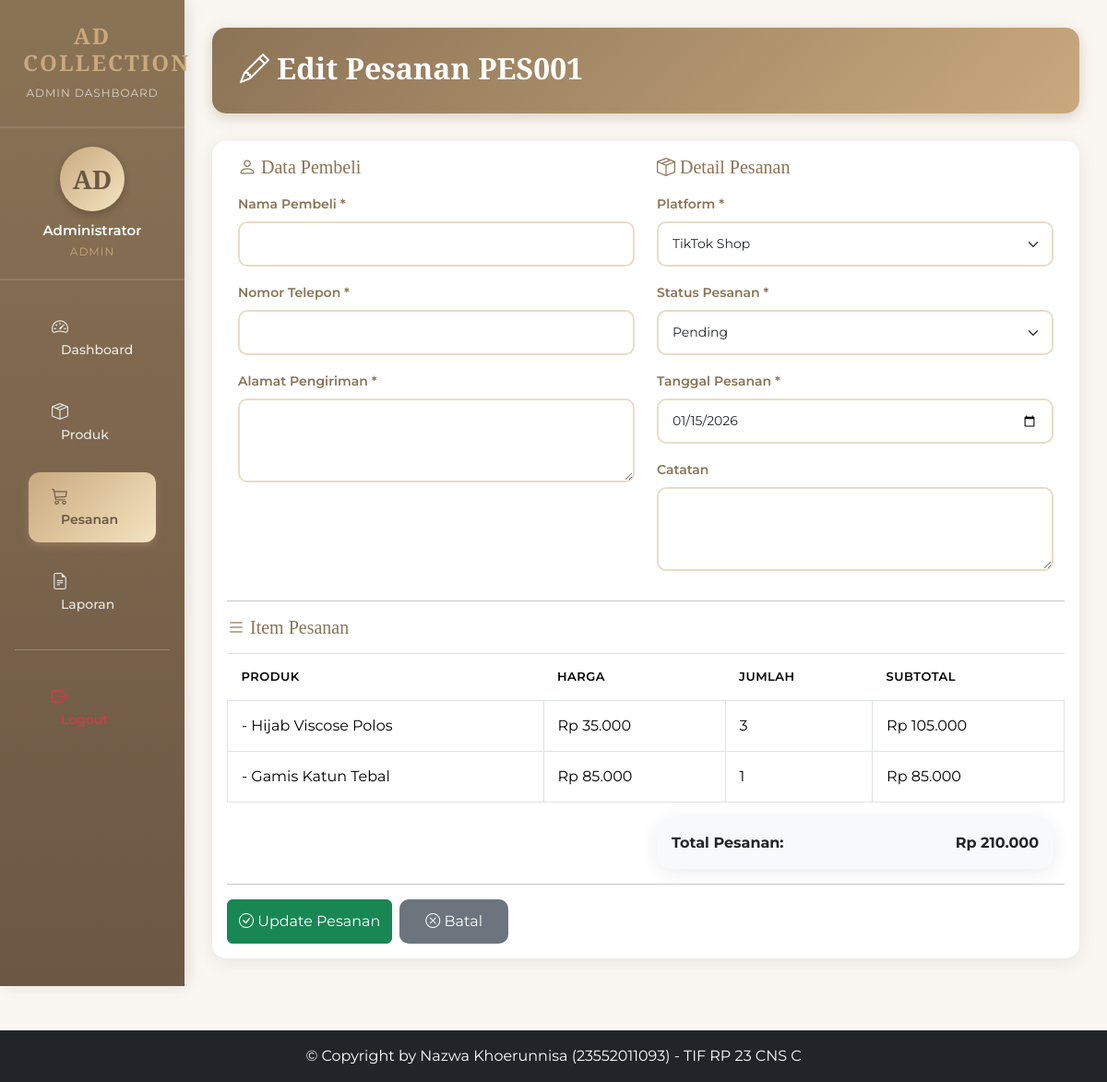
/orders/edit.php?id=1 (signed in), run on an earlier commit of the app's database.
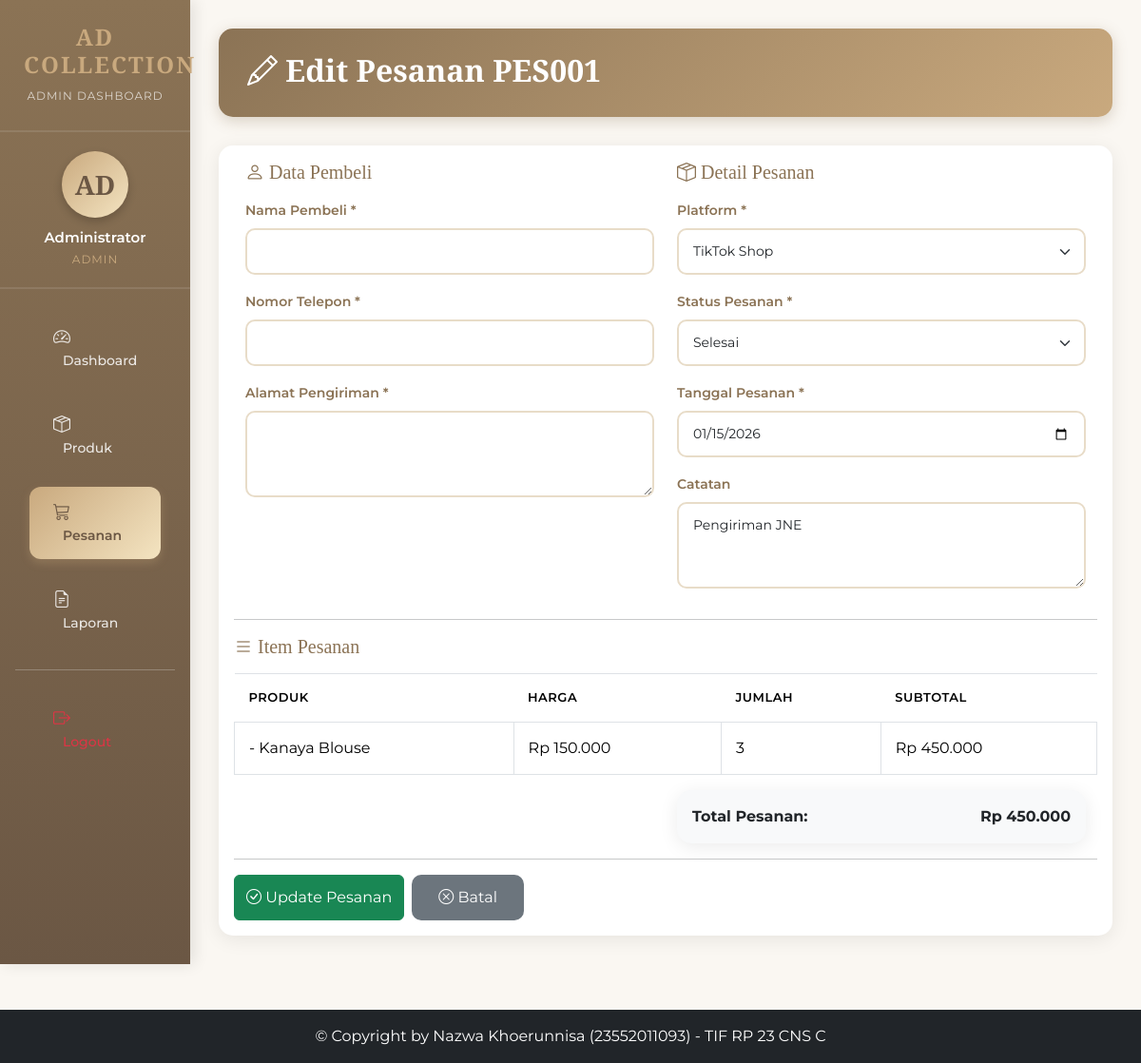
And on a later commit of the database.
### tables this page shows
CREATE TABLE IF NOT EXISTS orders (
    id INT PRIMARY KEY AUTO_INCREMENT,
    nomor_pesanan VARCHAR(50) UNIQUE NOT NULL,
    user_id INT,
    nama_pembeli VARCHAR(100) NOT NULL,
    email_pembeli VARCHAR(100),
    nomor_telepon VARCHAR(15),
    alamat_pengiriman TEXT,
    platform ENUM('tiktok', 'shopee', 'manual') DEFAULT 'manual',
    status ENUM('pending', 'proses', 'dikirim', 'selesai', 'batal') DEFAULT 'pending',
    total DECIMAL(12, 2) NOT NULL,
    tanggal DATE NOT NULL,
    catatan TEXT,
    created_at TIMESTAMP DEFAULT CURRENT_TIMESTAMP,
    updated_at TIMESTAMP DEFAULT CURRENT_TIMESTAMP ON UPDATE CURRENT_TIMESTAMP,
    FOREIGN KEY (user_id) REFERENCES users(id) ON DELETE SET NULL
);

CREATE TABLE IF NOT EXISTS order_items (
    id INT PRIMARY KEY AUTO_INCREMENT,
    order_id INT NOT NULL,
    product_id INT NOT NULL,
    jumlah INT NOT NULL,
    harga_satuan DECIMAL(10, 2) NOT NULL,
    subtotal DECIMAL(12, 2) NOT NULL,
    FOREIGN KEY (order_id) REFERENCES orders(id) ON DELETE CASCADE,
    FOREIGN KEY (product_id) REFERENCES products(id) ON DELETE CASCADE
);

CREATE TABLE IF NOT EXISTS products (
    id INT PRIMARY KEY AUTO_INCREMENT,
    nama_produk VARCHAR(100) NOT NULL,
    sku VARCHAR(50) UNIQUE NOT NULL,
    kategori VARCHAR(50) NOT NULL,
    deskripsi TEXT,
    harga_beli DECIMAL(10, 2) NOT NULL,
    harga_jual DECIMAL(10, 2) NOT NULL,
    stok INT NOT NULL DEFAULT 0,
    foto_produk VARCHAR(255),
    platform ENUM('tiktok', 'shopee', 'manual') DEFAULT 'manual',
    created_at TIMESTAMP DEFAULT CURRENT_TIMESTAMP,
    updated_at TIMESTAMP DEFAULT CURRENT_TIMESTAMP ON UPDATE CURRENT_TIMESTAMP
);

### config/database.php (called while the page is built, shortened)
<?php
function rupiah($angka) {
    return "Rp " . number_format($angka, 0, ',', '.');
}
?>

### orders/edit.php (the view, shortened to what the changed rows need)
<?php
require_once '../config/database.php';
$order_id = intval($_GET['id'] ?? 0);
$order_query = "SELECT * FROM orders WHERE id = $order_id";
$order_result = mysqli_query($conn, $order_query);
$order = mysqli_fetch_assoc($order_result);
$items_query = "SELECT oi.*, p.sku, p.nama_produk FROM order_items oi
                JOIN products p ON oi.product_id = p.id
                WHERE oi.order_id = $order_id";
$items = mysqli_query($conn, $items_query);
include '../includes/header.php';
?>
<div class="container-fluid">
    <div class="row">
        <main class="col-12 col-md-10 main-content">
            <div class="page-header">
                <h2><i class="bi bi-pencil"></i> Edit Pesanan <?= $order['nomor_pesanan']; ?></h2>
            </div>
            <div class="card">
                <div class="card-body">
                    <form action="update.php" method="POST">
                        <div class="row">
                            <div class="col-md-6">
                                <div class="mb-3">
                                    <label for="platform" class="form-label">Platform *</label>
                                    <select class="form-select" id="platform" name="platform" required>
                                        <option value="tiktok" <?= $order['platform'] == 'tiktok' ? 'selected' : ''; ?>>TikTok Shop</option>
                                    </select>
                                </div>
                                <div class="mb-3">
                                    <label for="status" class="form-label">Status Pesanan *</label>
                                    <select class="form-select" id="status" name="status" required>
                                        <option value="pending" <?= $order['status'] == 'pending' ? 'selected' : ''; ?>>Pending</option>
                                        <option value="selesai" <?= $order['status'] == 'selesai' ? 'selected' : ''; ?>>Selesai</option>
                                    </select>
                                </div>
                                <div class="mb-3">
                                    <label for="tanggal" class="form-label">Tanggal Pesanan *</label>
                                    <input type="date" class="form-control" id="tanggal" name="tanggal" value="<?= $order['tanggal']; ?>" required>
                                </div>
                                <div class="mb-3">
                                    <label for="catatan" class="form-label">Catatan</label>
                                    <textarea class="form-control" id="catatan" name="catatan" rows="3"><?= $order['catatan']; ?></textarea>
                                </div>
                            </div>
                        </div>
                        <div class="table-responsive">
                            <table class="table table-bordered mb-3">
                                <thead>
                                    <tr>
                                        <th>Produk</th>
                                        <th>Harga</th>
                                        <th>Jumlah</th>
                                        <th>Subtotal</th>
                                    </tr>
                                </thead>
                                <tbody>
                                    <?php while ($item = mysqli_fetch_assoc($items)): ?>
                                        <tr>
                                            <td><?= $item['kode']; ?> - <?= $item['nama_produk']; ?></td>
                                            <td><?= rupiah($item['harga_satuan']); ?></td>
                                            <td><?= $item['jumlah']; ?></td>
                                            <td><?= rupiah($item['subtotal']); ?></td>
                                        </tr>
                                    <?php endwhile; ?>
                                </tbody>
                            </table>
                        </div>
                        <div class="row">
                            <div class="col-md-6 ms-auto">
                                <div class="card bg-light">
                                    <div class="card-body">
                                        <div class="d-flex justify-content-between">
                                            <strong>Total Pesanan:</strong>
                                            <strong><?= rupiah($order['total']); ?></strong>
                                        </div>
                                    </div>
                                </div>
                            </div>
                        </div>
                    </form>
                </div>
            </div>
        </main>
    </div>
</div>
<?php include '../includes/footer.php'; ?>

What changed in the data, as far as the page shows it:
no longer on this page (row edited): order_items: product.nama_produk "Gamis Katun Tebal", harga_satuan "Rp 85.000", jumlah "1", subtotal "Rp 85.000"
changed orders "PES001": status "Pending" → "Selesai"; catatan (not shown) → "Pengiriman JNE"; total "Rp 210.000" → "Rp 450.000"
changed order_items: product.nama_produk "Hijab Viscose Polos" → "Kanaya Blouse"; harga_satuan "Rp 35.000" → "Rp 150.000"; subtotal "Rp 105.000" → "Rp 450.000"
